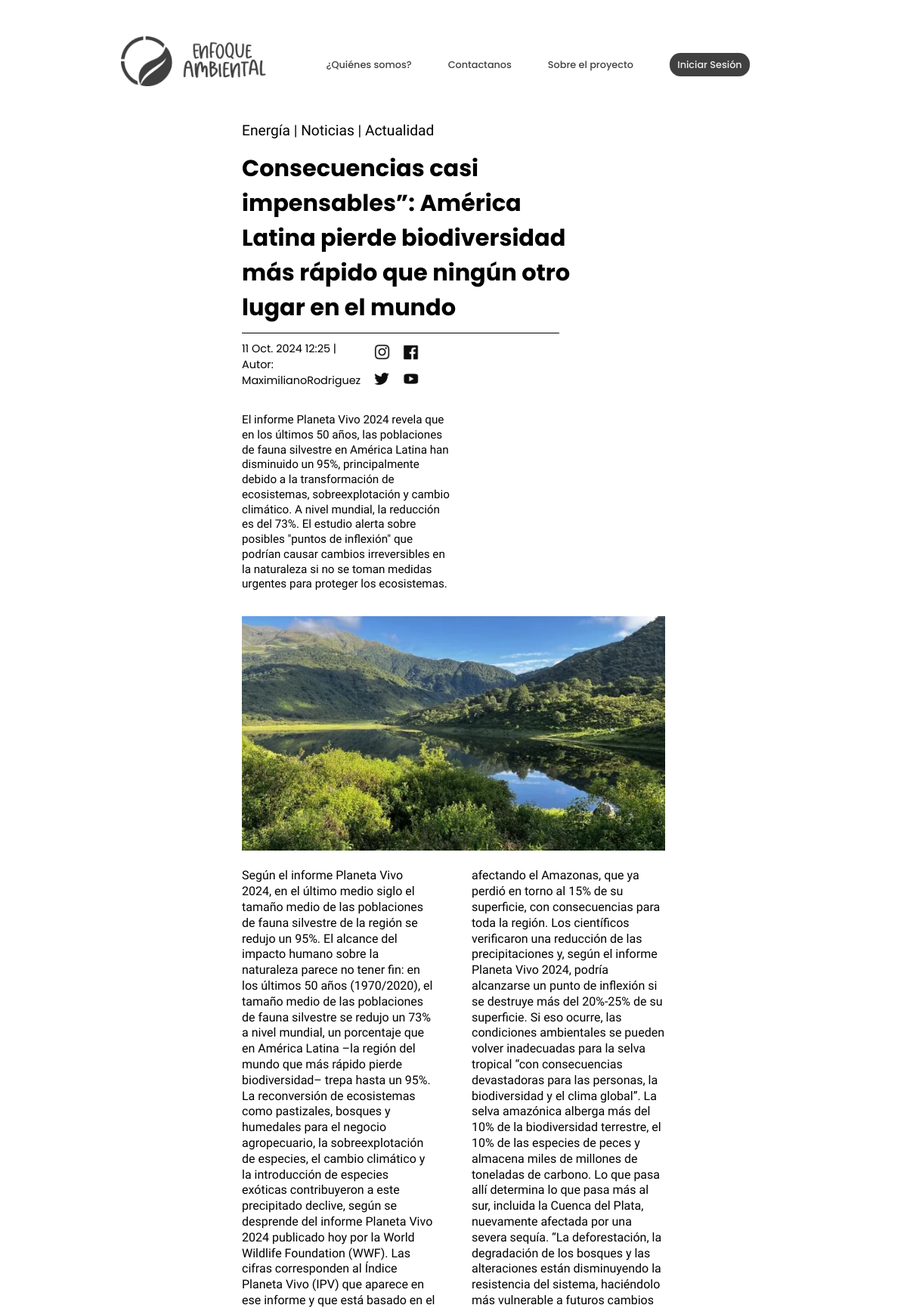
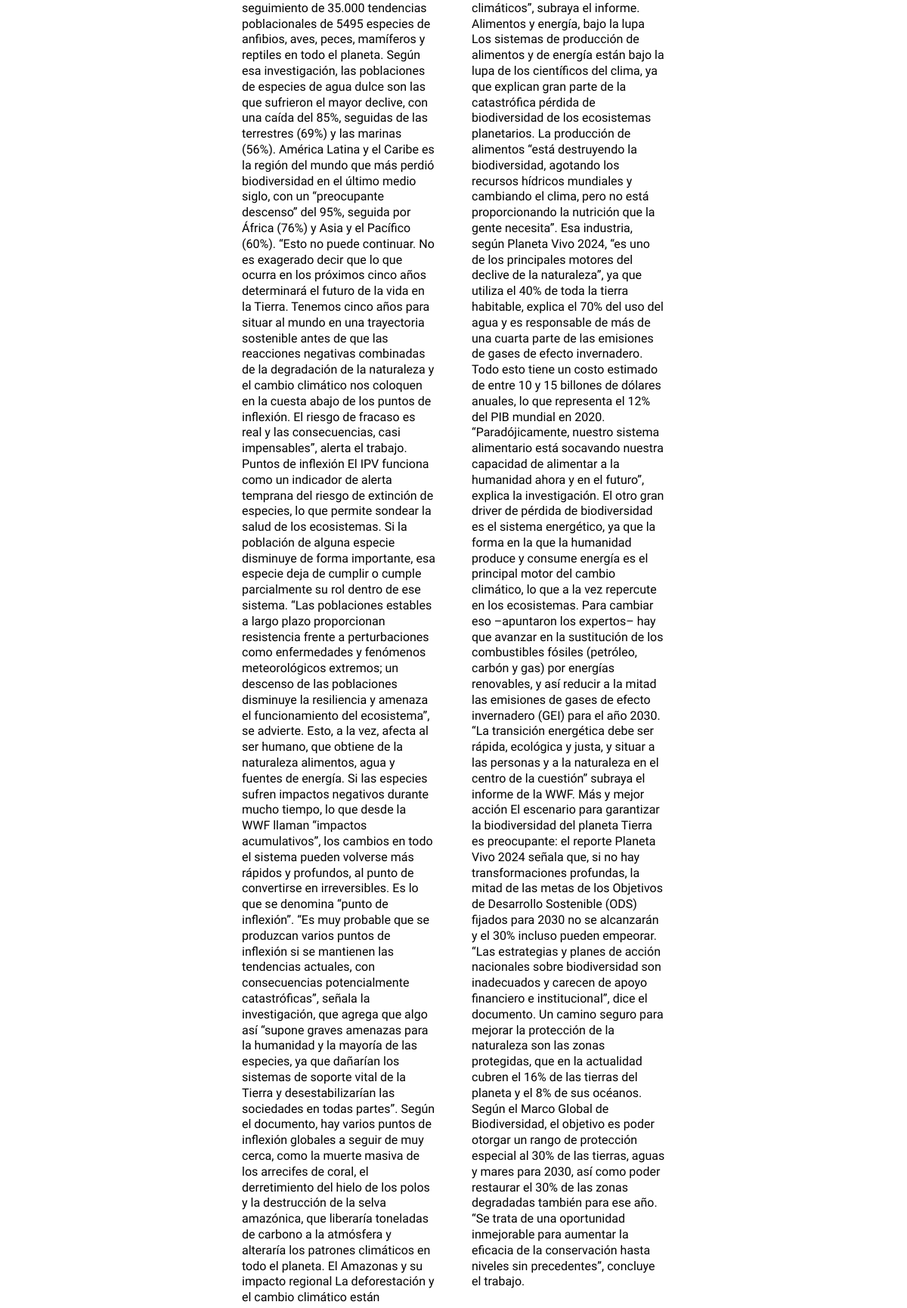
Screenshot of /post/15/ (upper part) with the database file from the repository (2 pictures, top to bottom).
### apps/posts/models.py (models this page shows, shortened)
class Post(models.Model):
    titulo = models.CharField(max_length=200, null=False, verbose_name="Titulo")
    fecha = models.DateTimeField(auto_now_add=True, verbose_name="Fecha pub")
    autor = models.ForeignKey(User, on_delete=models.CASCADE)
    resumen = models.TextField(max_length=500, null=False, verbose_name="resumen")
    texto = models.TextField(null=False, verbose_name="Contenido")
    activo = models.BooleanField(default=True)
    categoria = models.ForeignKey(Categoria, on_delete=models.CASCADE, null=True, default='Sin categoria')
    imagen = models.ImageField(null=False, blank=True, upload_to='media')
    publicado = models.DateTimeField(default=timezone.now)

class Categoria (models.Model):
    nombre = models.CharField(max_length=30, null=False)

### apps/posts/views.py (the view, shortened to what this page needs)
# urls.py: path('post/<int:post_id>/', postindividual, name='postindividual'),
def postindividual(request, post_id, comentario_id=None, eliminar_id=None):
    post = get_object_or_404(Post, id=post_id)
    comentarios_list = Comentario.objects.filter(post=post).order_by('-fecha_publicacion')
    paginator = Paginator(comentarios_list, 3)
    page_number = request.GET.get('page')
    comentarios = paginator.get_page(page_number)
    if comentario_id:
        comentario_a_editar = get_object_or_404(Comentario, id=comentario_id, post=post)
        if comentario_a_editar.autor != request.user and not request.user.is_staff:
            return HttpResponseForbidden("No podes editar este comentario")
        form = ComentarioForm(request.POST or None, instance=comentario_a_editar)
        if request.method == 'POST' and form.is_valid():
            form.save()
            return redirect('postindividual', post_id=post.id)
    else:
        form = ComentarioForm(request.POST or None)
    return render(request, 'postindividual.html', {
        'post': post,
        'comentarios': comentarios,
        'form': form,
        'comentario_id': comentario_id,
    })

### templates/postindividual.html (shortened to what this page needs)
<!DOCTYPE html>
<html lang="es">
    <head>
        {% load static %}
        <link rel="stylesheet" href="{% static 'styles/style.css' %}">
    </head>
    <body>
        <header>
            <div class="encabezado_logo">
                <a href="{% url 'posts' %}">
                    <img src="{% static 'img/enfoqueamb_logo.png' %}" alt="">
                </a>
            </div>
            <div class="encabezado_enlaces">
                <li><a href="{% url 'quienessomos' %}">¿Quiénes somos?</a></li>
                <li><a href="{% url 'contacto' %}">Contactanos</a></li>
                <li><a href="{% url 'sobrelproyecto' %}">Sobre el proyecto</a></li>
                {% if user.is_authenticated %}
                    <li class="bienvenidouser">
                        {% if user.icono %}
                            <img src="{{ user.icono.url }}" alt="Icono de {{ user.username }}" class="icono_usuario">
                        {% endif %}
                        Bienvenido, {{ user.username }}
                    </li>
                    <li class="boton_cerrarses">
                        <form action="{% url 'logout' %}" method="post" style="display:inline;">
                            {% csrf_token %}
                            <button type="submit" class="bot_cerrar">Cerrar sesión</button>
                        </form>
                    </li>
                {% else %}
                    <li><a class="boton_inicioses" href="{% url 'login' %}">Iniciar Sesión</a></li>
                {% endif %}
            </div>
        </header>
        <div class="contenidonoticia">
            <div class="contenidonoticia_titulos">
                <h4>{{ post.categoria.nombre }} | Noticias | Actualidad<h4>
                <h2>{{ post.titulo }}</h2>
                <div class="contenidonoticia_titulos--division"></div>
                <div class="redesautor_noticia">
                    <p>{{ post.fecha }} | Autor: {{post.autor}}</p>
                    <div class="redes_noticia">
                        <a href=""  class="icon1"><img class="redes__iconos-pag" src="{% static 'img/iconos/instagram.png' %}" alt="instagram" title="instagram"/></a>
                        <a href=""  class="icon1"><img class="redes__iconos-pag" src="{% static 'img/iconos/facebook.png' %}" alt="facebook" title="facebook"/></a>
                        <a href="" class="icon1"><img class="redes__iconos-pag" src="{% static 'img/iconos/twitter.png' %}" alt="x-twitter" title="x-twitter"/></a>
                        <a href="" class="icon1"><img class="redes__iconos-pag" src="{% static 'img/iconos/youtube.png' %}" alt="youtube" title="youtube"/></a>
                    </div>
                </div>
            </div>
            <div class="contenidonoticia_resumen">
                <p>{{ post.resumen }}</p>
            </div>
            <div class="contenidonoticia_imagen">
                <img src="{{ post.imagen.url }}" alt="">
            </div>
            <div class="contenidonoticia_texto">
                <p>{{ post.texto }}</p>
            </div>
        </div>
    </body>

### static/styles/style.css (style rules this page uses)
:root { --negro: #141414; --gris: #404040; --blanco: #f0f0f0; --verdeagua: #00A19A; --gris_claro: #F1F1F1; }
body, h1, h2, h3, h4, p, li, ul, section, div, a, ol, img, button { margin: 0; padding: 0; text-decoration: none; list-style: none; font-family: 'Poppins', 'sans-serif'; font-size: 1rem; color: var(--azul-laguna); box-sizing: border-box; }
header { position: relative; z-index: 9999; display: flex; flex-direction: row; align-items: center; justify-content: space-between; margin: 3rem 10rem 2.5rem 10rem; }
.encabezado_enlaces { display: flex; flex-direction: row; color: var(--gris); }
.encabezado_logo img { width: 12rem; height: auto; }
.encabezado_enlaces li { margin-right: 3rem; }
.encabezado_enlaces a { font-size: 0.8rem; font-weight: 500; transition: transform 0.3s ease; }
.boton_inicioses { background-color: var(--gris); padding: 0.45rem 0.65rem; border-radius: 0.9rem; color: var(--blanco); transition: transform 0.3s ease; }
.contenidonoticia { margin: 0 20rem; }
.contenidonoticia_titulos h4 { font-family: "Poly", serif; font-weight: 400; font-style: normal; font-size: 1.2rem; }
.contenidonoticia_titulos h2 { font-size: 1.9rem; margin-top: 1rem; max-width: 80%; }
.contenidonoticia_titulos--division { height: 1px; background-color: #000; width: 75%; margin: 10px 0; }
.redesautor_noticia { display: flex; justify-content: space-between; margin-right: 20rem; }
.icon1 img { width: 1.8rem; height: auto; margin-left: 0.3rem; transition: transform 0.3s ease; }
.contenidonoticia_titulos p { font-size: 0.9rem; margin-bottom: 2rem; }
.contenidonoticia_resumen p { font-family: "Poly", serif; font-weight: 400; font-style: normal; font-size: 0.95rem; max-width: 50%; line-height: 1.3; }
.contenidonoticia_imagen { margin-top: 2rem; }
.contenidonoticia_imagen img { width: 100%; transition: transform 0.5s ease; overflow: hidden; }
.contenidonoticia_texto p { font-family: "Poly", serif; font-weight: 400; font-style: normal; font-size: 1rem; max-width: 50%; line-height: 1.3; max-width: 100%; column-count: 2; column-gap: 3rem; margin-top: 1rem; }
::placeholder { font-family: 'Poppins', 'sans-serif'; font-style: italic; font-size: 0.75rem; color: #acacac; }

### rows the page displays
Post: categoria.nombre "Energía", titulo "Consecuencias casi impensables”: América Latina pierde biodiversidad más rápido que ningún otro lugar en el mundo", fecha "11 Oct. 2024 12:25", autor "MaximilianoRodriguez", resumen "El informe Planeta Vivo 2024 revela que en los últimos 50 años, las poblaciones de fauna silvestre en América Latina han disminuido un 95%, principalmente debido a la transformación de ecosistemas, sobreexplotación y cambio climático. A nivel mundial, la reducción es del 73%. El estudio alerta sobre posibles \"puntos de inflexión\" que podrían causar cambios irreversibles en la naturaleza si no se toman medidas urgentes para proteger los ecosistemas.", imagen (picture), texto "Según el informe Planeta Vivo 2024, en el último medio siglo el tamaño medio de las poblaciones de fauna silvestre de la región se redujo un 95%. El alcance del impacto humano sobre la naturaleza parece no tener fin: en los últimos 50 años (1970/2020), el tamaño medio de las poblaciones de fauna silvestre se redujo un 73% a nivel mundial, un porcentaje que en América Latina –la región del mundo que más rápido pierde biodiversidad– trepa hasta un 95%. La reconversión de ecosistemas como pastizales, bosques y humedales para el negocio agropecuario, la sobreexplotación de especies, el cambio climático y la introducción de especies exóticas contribuyeron a este precipitado declive, según se…"
